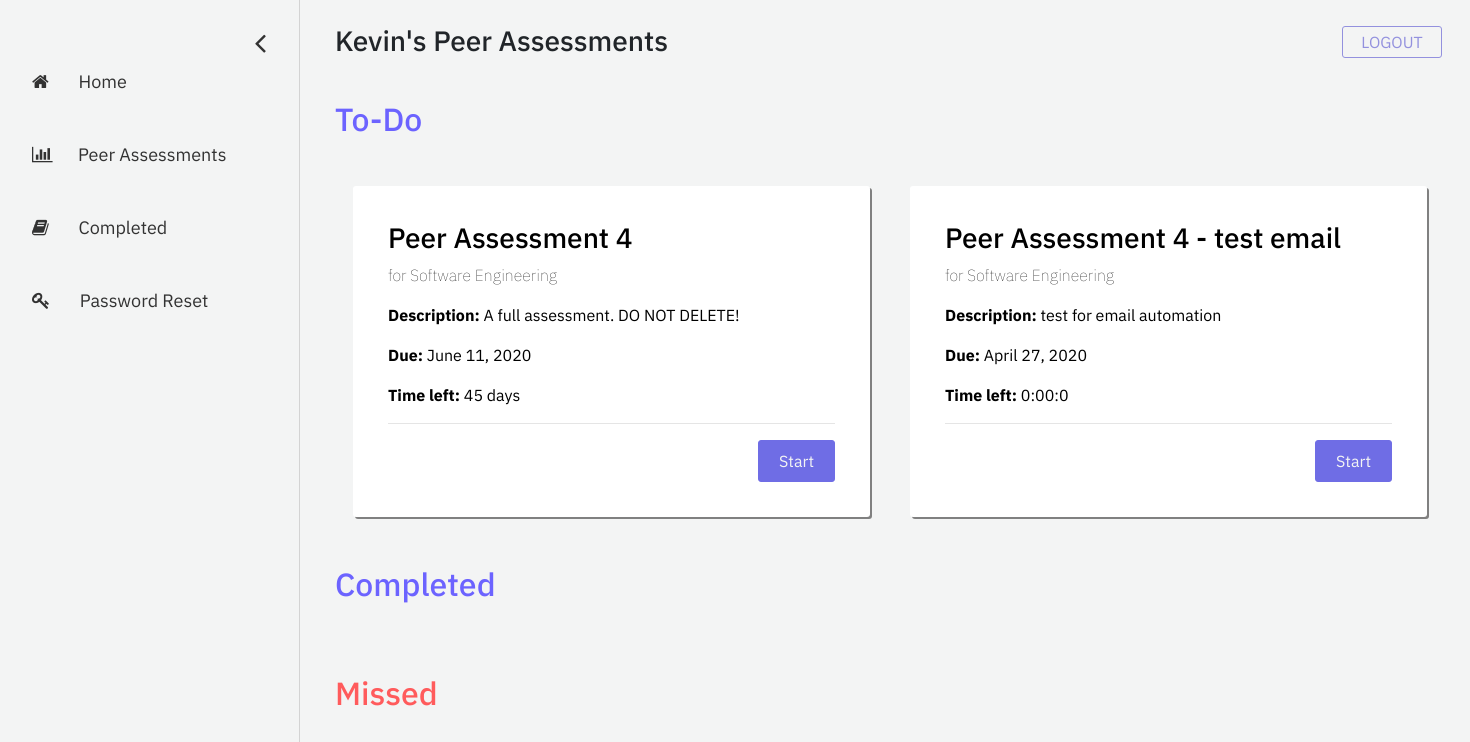
Screenshot of /student/peer-assessments (signed in) with the database file from the repository.
### account/models.py (models this page shows, shortened)
class User(AbstractBaseUser, PermissionsMixin):
    email = models.EmailField(
        verbose_name=_('email address'), max_length=255, unique=True
    )
    first_name = models.CharField(_('first name'), max_length=30, blank=True)
    last_name = models.CharField(_('last name'), max_length=150, blank=True)
    eagle_id = models.CharField(max_length = 8, unique=True)
    is_student = models.BooleanField(
        _('student status'),
        default=False,
        help_text=_(
            'Shows whether this user is a student. '
        ),
    )
    is_instructor = models.BooleanField(
        _('instructor status'),
        default=False,
        help_text=_(
            'Shows whether this user is a instructor. '
        ),
    )
    is_active = models.BooleanField(
        _('active'),
        default=True,
        help_text=_(
            'Designates whether this user should be treated as active. '
            'Unselect this instead of deleting accounts.'
        ),
    )
    is_staff = models.BooleanField(
        _('admin status'),
        default=False,
        help_text=_(
            'Designates whether the user can log into this admin site.'
        ),
    )
    date_joined = models.DateTimeField(
        _('date joined'), default=timezone.now
    )
    objects = UserManager()
    USERNAME_FIELD = 'email'
    REQUIRED_FIELDS = ['first_name', 'last_name', 'eagle_id', 'is_student', 'is_instructor']

### assessment/models.py (models this page shows, shortened)
class Assessment(models.Model):
    name = models.CharField("assessment name", max_length=255)
    description = models.TextField("description", max_length=512, blank=True)
    date_created = models.DateTimeField("date created", auto_now_add=True)
    start_date = models.DateField("start date")
    end_date = models.DateField("end date")
    course = models.ForeignKey(Course, on_delete=models.CASCADE) # the course that this peer review belongs to
    questions = models.ManyToManyField(Question) # a set of Questions under this assessment
    result_sets = models.ManyToManyField(Result_set) # a set of Result_sets under this assessment
    completed_students = models.ManyToManyField(User, related_name="completed_students") # a set of Users who have completed this assessment
    def time_left(self):
        time = str(self.end_date - datetime.datetime.now().date())
        return time[:time.find(',')]
    def is_missed(self):
        time = str(self.end_date - datetime.datetime.now().date())
        if time[0] == '-':
            return True
        return False

### registration/models.py (models this page shows, shortened)
class Course(models.Model):
    course_name = models.CharField("course name", max_length=60)
    course_code = models.IntegerField("course code")
    section_number = models.SmallIntegerField("section number")
    year = models.SmallIntegerField("year of realization")
    semester_choices = (
        ('S', 'Spring'),
        ('F', 'Fall'),
    )
    semester = models.CharField("semester of realization", max_length = 1, choices = semester_choices)
    professors = models.ManyToManyField(User)
    students = models.ManyToManyField(User, related_name="students")

### eval_student/views.py (the view)
# urls.py: path('peer-assessments', views.peer_assessments, name='peer-assessments'),
def peer_assessments(request):
    assessment_list = Assessment.objects.all()
    filtered_list = []
    for i in assessment_list:
       print(i.start_date)
       if  request.user in i.course.students.all():
           filtered_list.append(i)
    context = {
        'assessment_list': filtered_list,
    }
    return render(request, 'eval_student/peer-assessments.html', context=context)

### eval_student/templates/eval_student/peer-assessments.html (shortened to what this page needs)
{% extends 'eval_student/base-sidebar.html'%}
{% load static %}
{% block content%}
<div id="main">
	<div class="container title-box">
		<h3>{{ user.first_name }}'s Peer Assessments</h3>
	</div>
	<div class="container">
		<h2 style="color: #6C63FF; margin-bottom: 0;">To-Do</h2>
		{% if assessment_list|length > 0 %}
			<div class="row">
				{% for assessment in assessment_list %}
					{% if not assessment.is_missed and request.user not in assessment.completed_students.all %}
						<div class="col grid-box">
							<h3> {{ assessment.name }} </h3>
							<p style="font-weight: 20;"> for {{ assessment.course.course_name }}</p>
							{% if assessment.description != '' %}
								<p><b>Description:</b> {{ assessment.description }}</p>
							{% else %}
								<p><b>Description:</b> No assessment description</p>
							{% endif %}
							<p> <b>Due:</b> {{ assessment.end_date }}</p>
							<p> <b>Time left:</b> {{ assessment.time_left }}</p>
							<hr>
							<form>
								<button formaction="{% url 'answer-assessment' assessment_id=assessment.id %}" class="btn btn-primary buttons purple float-right">Start</button>
							</form>
						</div>
					{% endif %}
				{% endfor %}
			</div>
		{% else %}
			<p>No peer assessment available.</p>
		{% endif %}
	</div>
	<div class="container">
		<h2 style="color: #6C63FF; margin-bottom: 0;">Completed</h2>
			{% if assessment_list|length > 0 %}
				<div class="row">
				</div>
			{% else %}
				<p>No peer assessment available.</p>
			{% endif %}
	</div>
	<div class="container">
		<h2 style="color: rgb(255, 91, 92); margin-bottom: 0;">Missed</h2>
	</div>
</div>
{% endblock %}

### eval_student/static/eval_student/css/base-sidebar.css (style rules this page uses)
body { font-family: 'IBM Plex Sans', sans-serif; background-color: #f3f4f4; }
#main { transition: margin-left .5s; padding: 20px; }
.row { position: relative; top: 20px; padding: 8px; margin-top: 10px; margin-bottom: 45px; }
.col { position: relative; width: 60px; background-color: white; padding: 8px; margin-left: 25px; margin-right: 25px; border-radius: 3px; box-shadow: 0.5px 0.5px; }
.buttons { -webkit-border-radius: 3px; -moz-border-radius: 3px; border-radius: 3px; line-height: 0px; color: #f3f4f4; padding: 20px; display: inline-block; cursor: pointer; text-align: center; text-decoration: none; }
.purple { border: 1px solid #6f6de5; background-color: #6f6de5; }

### eval_student/static/eval_student/css/peer-assessments.css (style rules this page uses)
.title-box { position: absolute; top: 3%; margin-bottom: 3%; }
.grid-box { width: 98% !important; background-color: white; color: black; padding: 35px; margin-top: 10px; margin-right: 15px; margin-bottom: 15px; border-radius: 3px; box-shadow: 2px 2px grey; }

### rows the page displays
User: first_name "Kevin"
Assessment: name "Peer Assessment 4", course.course_name "Software Engineering", description "A full assessment. DO NOT DELETE!", end_date "June 11, 2020", time_left "45 days"
Assessment: name "Peer Assessment 4 - test email", course.course_name "Software Engineering", description "test for email automation", end_date "April 27, 2020", time_left "0:00:0"
